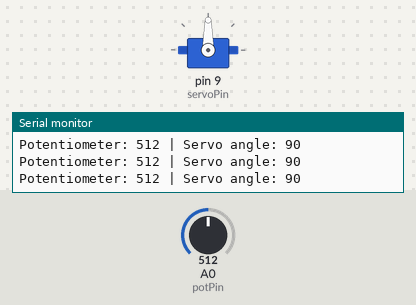
Recording of a sketch running on a simulated Arduino Uno, built with avr-gcc and run on an emulated ATmega328P. On the bench: servo, the last lines printed to the serial monitor. Inputs (shaded band) come from the test bench; at power-on: A0 (potPin) = 512.

Above: at 1.2 s.
1.3 s: A0 (potPin) set to 60
At 2.1 s:
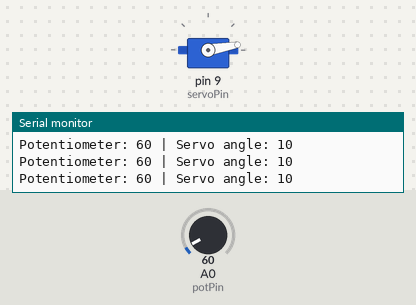
2.8 s: A0 (potPin) set to 52
At 3.2 s:
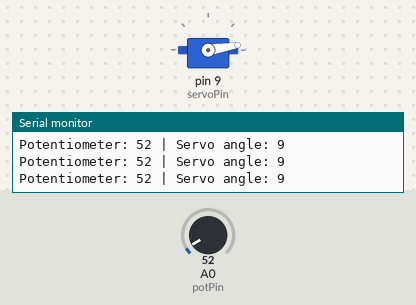
5.8 s: A0 (potPin) set to 988
At 6.6 s:
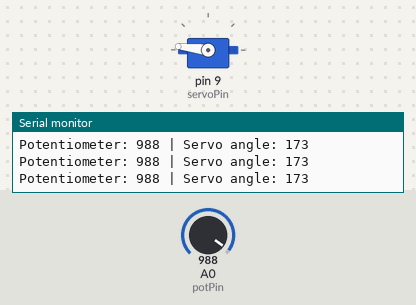
7.3 s: A0 (potPin) set to 1017
At 7.8 s:
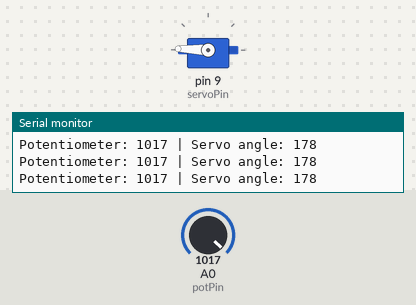
10.3 s: A0 (potPin) set to 900
At 11.1 s:
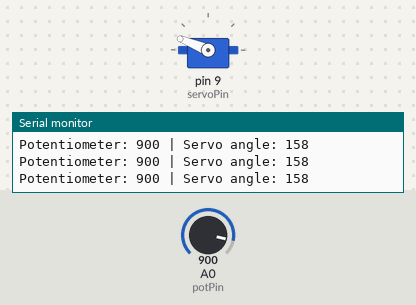
11.8 s: A0 (potPin) set to 1023
At 12.3 s:
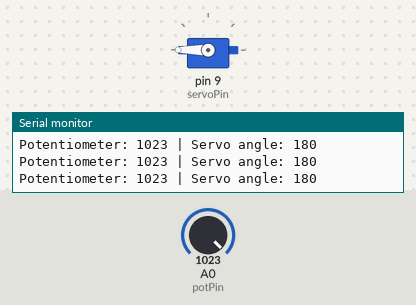
Timing chart, 0 to 14.3 s (numbered marks = the images above; inputs shaded):
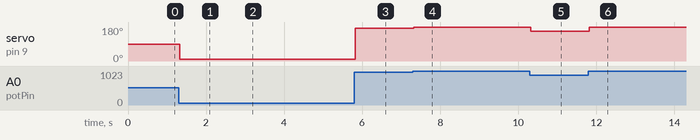

Measured:
- after the input at 1.3 s, servo on pin 9 (servoPin): 90° → 10° at once
- after the input at 2.8 s, servo on pin 9 (servoPin): 10° → 9° at once
- after the input at 5.8 s, servo on pin 9 (servoPin): 9° → 173° at once
- after the input at 7.3 s, servo on pin 9 (servoPin): 173° → 178° at once
- after the input at 10.3 s, servo on pin 9 (servoPin): 178° → 158° at once
- after the input at 11.8 s, servo on pin 9 (servoPin): 158° → 180° at once

The sketch:

servo_angle_controller.ino
```cpp
#include <Servo.h>

Servo myServo;

int potPin = A0;
int servoPin = 9;

int potValue;
int angle;

void setup() {
  myServo.attach(servoPin);
  Serial.begin(9600);
}

void loop() {

  potValue = analogRead(potPin);

  angle = map(potValue, 0, 1023, 0, 180);

  myServo.write(angle);

  Serial.print("Potentiometer: ");
  Serial.print(potValue);

  Serial.print(" | Servo angle: ");
  Serial.println(angle);

  delay(15);
}
```
